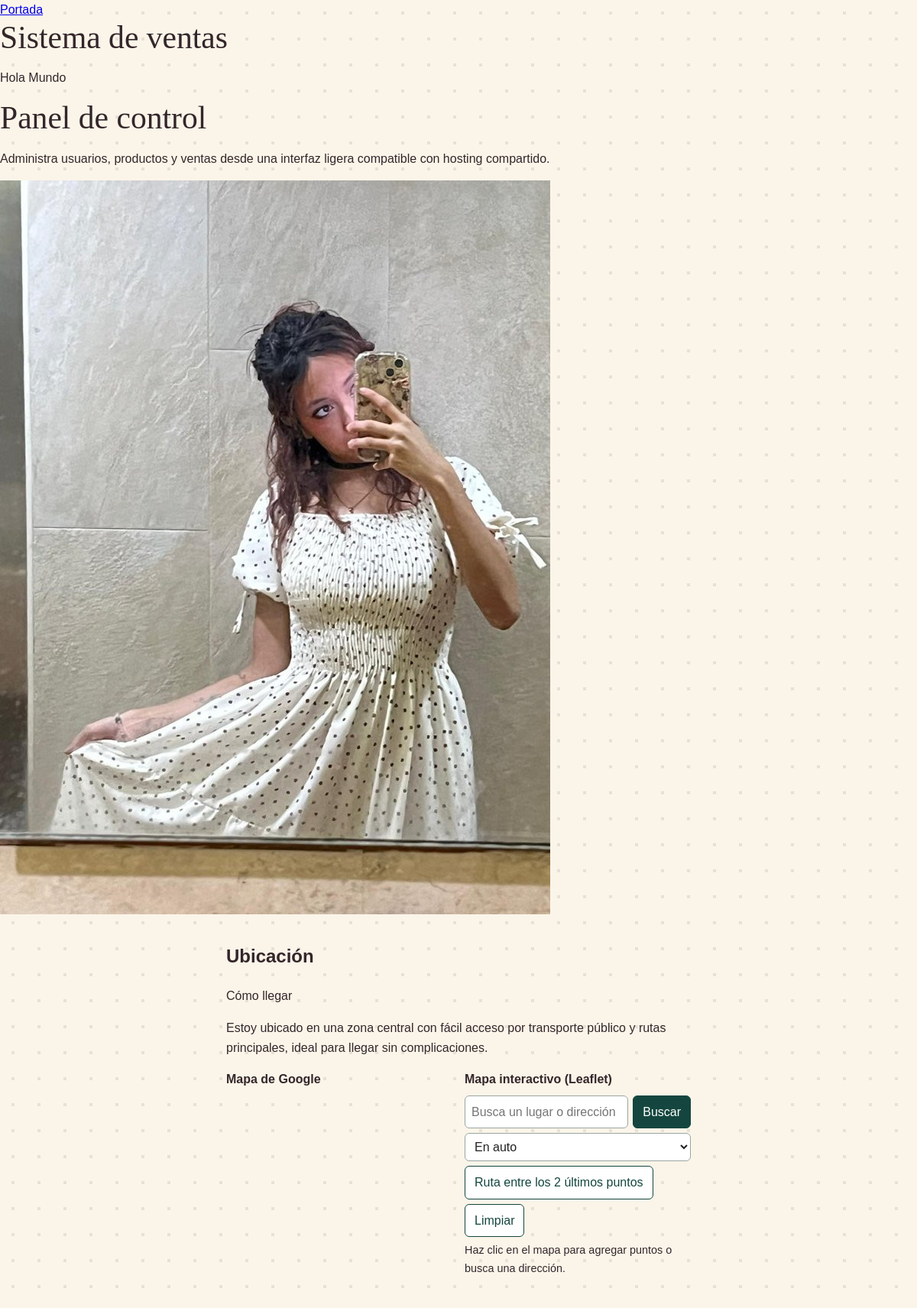
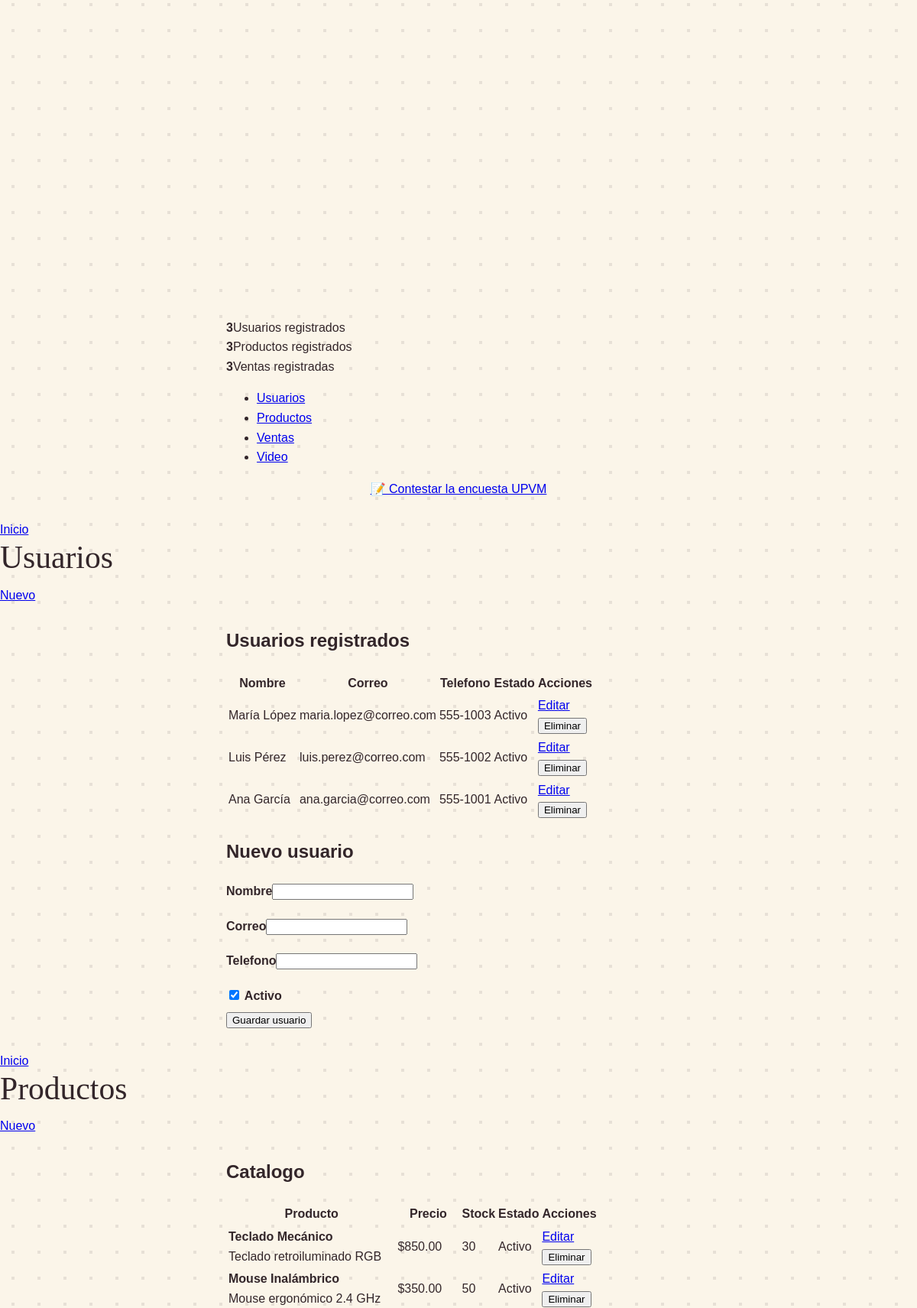
The page / (upper part) on the database its author committed (2 pictures, top to bottom).
### tables this page shows
CREATE TABLE usuarios (
    id_usuario   INT          NOT NULL AUTO_INCREMENT,
    nombre       VARCHAR(100) NOT NULL,
    email        VARCHAR(150) NOT NULL UNIQUE,
    telefono     VARCHAR(20),
    activo       TINYINT(1)   NOT NULL DEFAULT 1,
    created_at   TIMESTAMP    NOT NULL DEFAULT CURRENT_TIMESTAMP,
    updated_at   TIMESTAMP    NOT NULL DEFAULT CURRENT_TIMESTAMP ON UPDATE CURRENT_TIMESTAMP,
    CONSTRAINT pk_usuarios PRIMARY KEY (id_usuario)
);

CREATE TABLE productos (
    id_producto  INT            NOT NULL AUTO_INCREMENT,
    nombre       VARCHAR(150)   NOT NULL,
    descripcion  TEXT,
    precio       DECIMAL(10, 2) NOT NULL,
    stock        INT            NOT NULL DEFAULT 0,
    imagen       VARCHAR(255),   
    activo       TINYINT(1)     NOT NULL DEFAULT 1,
    created_at   TIMESTAMP      NOT NULL DEFAULT CURRENT_TIMESTAMP,
    updated_at   TIMESTAMP      NOT NULL DEFAULT CURRENT_TIMESTAMP ON UPDATE CURRENT_TIMESTAMP,
    CONSTRAINT pk_productos PRIMARY KEY (id_producto),
    CONSTRAINT chk_precio   CHECK (precio >= 0),
    CONSTRAINT chk_stock    CHECK (stock  >= 0)
);

### functions.php (called while the page is built, shortened)
<?php
function e( $value): string
{
    return htmlspecialchars((string) $value, ENT_QUOTES | ENT_SUBSTITUTE, 'UTF-8');
}

### index.php (the view, shortened to what this page needs)
<?php
register_shutdown_function(function () {
    $salida = ob_get_clean();
    echo $salida;
});
require __DIR__ . '/functions.php';
$usuarios = $pdo->query('SELECT * FROM usuarios ORDER BY id_usuario DESC')->fetchAll();
$productos = $pdo->query('SELECT * FROM productos ORDER BY id_producto DESC')->fetchAll();
$ventas = $pdo->query('SELECT v.*, u.nombre AS usuario, p.nombre AS producto FROM ventas v INNER JOIN usuarios u ON u.id_usuario = v.id_usuario INNER JOIN productos p ON p.id_producto = v.id_producto ORDER BY v.id_venta DESC')->fetchAll();
$editUsuario = null;
function checked(bool $value): string { return $value ? ' checked' : ''; }
?>
<!doctype html>
<html lang="es">
<head>
    <link rel="stylesheet" href="https://code.jquery.com/mobile/1.4.5/jquery.mobile-1.4.5.min.css">
    <link rel="stylesheet" href="assets/style.css">
    <link rel="stylesheet" href="https://cdnjs.cloudflare.com/ajax/libs/leaflet/1.9.4/leaflet.css">
</head>
<body>
<div data-role="page" id="inicio">
    <div data-role="header"><a href="inicio.html" data-ajax="false" data-icon="home">Portada</a><h1 class="brand">Sistema de ventas</h1></div>
    <div class="hero"><div class="content hero-inner"><div><p class="eyebrow">Hola Mundo</p><h1>Panel de control</h1><p>Administra usuarios, productos y ventas desde una interfaz ligera compatible con hosting compartido.</p></div><img class="profile-photo" src="assets/mi_foto.jpeg" alt="Foto personal"></div></div>
    <main class="content">
        <section class="panel location-panel">
            <h2>Ubicación</h2>
            <p class="section-label">Cómo llegar</p>
            <p>Estoy ubicado en una zona central con fácil acceso por transporte público y rutas principales, ideal para llegar sin complicaciones.</p>
            <div class="map-grid">
                <div class="map-col">
                    <h3>Mapa de Google</h3>
                    <iframe src="https://www.google.com/maps/embed?pb=!1m18!1m12!1m3!1d2858.2233490563667!2d-99.12777556532178!3d19.64078403283855!2m3!1f0!2f0!3f0!3m2!1i1024!2i768!4f13.1!3m3!1m2!1s0x85d1f43e59c00a9f%3A0xe3c992b6aa422e2c!2sUniversidad%20Polit%C3%A9cnica%20del%20Valle%20de%20M%C3%A9xico!5e0!3m2!1ses-419!2smx!4v1790863623769!5m2!1ses-419!2smx" width="600" height="450" style="border:0;" allowfullscreen="" loading="lazy"></iframe>
                </div>
                <div class="map-col">
                    <h3>Mapa interactivo (Leaflet)</h3>
                    <div class="mapa-controles">
                        <input id="mapa-busqueda" type="text" data-role="none" placeholder="Busca un lugar o dirección" aria-label="Buscar lugar o dirección">
                        <button type="button" id="mapa-buscar" class="mapa-btn" data-role="none">Buscar</button>
                        <select id="mapa-modo" data-role="none" aria-label="Modo de transporte">
                            <option value="driving-car">En auto</option>
                        </select>
                        <button type="button" id="mapa-ruta" class="mapa-btn sec" data-role="none">Ruta entre los 2 últimos puntos</button>
                        <button type="button" id="mapa-limpiar" class="mapa-btn sec" data-role="none">Limpiar</button>
                    </div>
                    <p id="mapa-info" class="mapa-info" aria-live="polite">Haz clic en el mapa para agregar puntos o busca una dirección.</p>
                    <div id="mapa-leaflet" role="application" aria-label="Mapa interactivo"></div>
                </div>
            </div>
        </section>
        <div class="stats"><div class="stat"><strong><?= count($usuarios) ?></strong><span>Usuarios registrados</span></div><div class="stat"><strong><?= count($productos) ?></strong><span>Productos registrados</span></div><div class="stat"><strong><?= count($ventas) ?></strong><span>Ventas registradas</span></div></div>
        <div data-role="navbar"><ul><li><a href="#usuarios" class="ui-btn primary">Usuarios</a></li><li><a href="#productos" class="ui-btn primary">Productos</a></li><li><a href="#ventas" class="ui-btn primary">Ventas</a></li><li><a href="#video" class="ui-btn primary">Video</a></li></ul></div>
        <p style="text-align:center"><a href="encuesta/index.html" data-ajax="false" class="ui-btn ui-btn-inline">📝 Contestar la encuesta UPVM</a></p>
    </main>
</div>
<div data-role="page" id="usuarios">
    <div data-role="header"><a href="#inicio" data-icon="home">Inicio</a><h1>Usuarios</h1><a href="#" onclick="abrirFormulario('usuario-form');return false;" data-icon="plus">Nuevo</a></div>
    <main class="content">
        <section class="panel"><h2>Usuarios registrados</h2><div class="table-wrap"><table><thead><tr><th>Nombre</th><th>Correo</th><th>Telefono</th><th>Estado</th><th>Acciones</th></tr></thead><tbody>
        <?php foreach ($usuarios as $usuario): ?><tr><td><?= e($usuario['nombre']) ?></td><td><?= e($usuario['email']) ?></td><td><?= e($usuario['telefono']) ?></td><td><?= $usuario['activo'] ? 'Activo' : 'Inactivo' ?></td><td class="actions"><a class="ui-btn" data-ajax="false" href="?edit_user=<?= $usuario['id_usuario'] ?>#usuarios">Editar</a><form method="post" data-ajax="false" onsubmit="return confirm('Eliminar este usuario?');"><input type="hidden" name="csrf" value="<?= e(csrfToken()) ?>"><input type="hidden" name="action" value="usuario_delete"><input type="hidden" name="id" value="<?= $usuario['id_usuario'] ?>"><button class="ui-btn danger" type="submit">Eliminar</button></form></td></tr><?php endforeach; ?>
        </tbody></table></div></section>
        <section data-role="collapsible" class="panel" id="usuario-form" data-collapsed="<?= $editUsuario ? 'false' : 'true' ?>"><h2><?= $editUsuario ? 'Editar usuario' : 'Nuevo usuario' ?></h2><form method="post" data-ajax="false"><input type="hidden" name="csrf" value="<?= e(csrfToken()) ?>"><input type="hidden" name="action" value="usuario_save"><input type="hidden" name="return_page" value="usuarios"><input type="hidden" name="id_usuario" value="<?= e($editUsuario['id_usuario'] ?? '') ?>"><div class="form-grid"><label>Nombre<input name="nombre" maxlength="100" required value="<?= e($editUsuario['nombre'] ?? '') ?>"></label><label>Correo<input type="email" name="email" maxlength="150" required value="<?= e($editUsuario['email'] ?? '') ?>"></label><label>Telefono<input name="telefono" maxlength="20" value="<?= e($editUsuario['telefono'] ?? '') ?>"></label><label><input type="checkbox" name="activo" value="1"<?= checked((bool) ($editUsuario['activo'] ?? true)) ?>> Activo</label></div><button class="ui-btn primary" type="submit">Guardar usuario</button></form></section>
    </main>
</div>
<div data-role="page" id="productos">
    <div data-role="header"><a href="#inicio" data-icon="home">Inicio</a><h1>Productos</h1><a href="#" onclick="abrirFormulario('producto-form');return false;" data-icon="plus">Nuevo</a></div>
    <main class="content">
        <section class="panel"><h2>Catalogo</h2><div class="table-wrap"><table><thead><tr><th>Producto</th><th>Precio</th><th>Stock</th><th>Estado</th><th>Acciones</th></tr></thead><tbody>
        <?php foreach ($productos as $producto): ?><tr><td><strong><?= e($producto['nombre']) ?></strong><br><span class="muted"><?= e($producto['descripcion']) ?></span></td><td>$<?= number_format((float) $producto['precio'], 2) ?></td><td><?= e($producto['stock']) ?></td><td><?= $producto['activo'] ? 'Activo' : 'Inactivo' ?></td><td class="actions"><a class="ui-btn" data-ajax="false" href="?edit_product=<?= $producto['id_producto'] ?>#productos">Editar</a><form method="post" data-ajax="false" onsubmit="return confirm('Eliminar este producto?');"><input type="hidden" name="csrf" value="<?= e(csrfToken()) ?>"><input type="hidden" name="action" value="producto_delete"><input type="hidden" name="id" value="<?= $producto['id_producto'] ?>"><button class="ui-btn danger" type="submit">Eliminar</button></form></td></tr><?php endforeach; ?>
        </tbody></table></div></section>
    </main>
</div>
</body>
</html>

### style.css (style rules this page uses)
:root { --crema:#FBF5E9; --tinta:#33262A; --frambuesa:#B23A57; --salvia:#A9BFA3; --rosa:#F3D3D6; --radio:18px; }
* { box-sizing:border-box }
body { margin:0; font-family:'Nunito',sans-serif; color:var(--tinta); line-height:1.6; background-color:var(--crema); background-image:radial-gradient(var(--tinta) 2.2px,transparent 2.4px); background-size:34px 34px; background-position:0 0; }
body::before { content:"";position:fixed;inset:0;background:var(--crema);opacity:.9;z-index:-1 }
main { max-width:640px;margin:28px auto;padding:0 16px }
h1 { font-family:'Caprasimo',serif;font-weight:400;font-size:clamp(1.8rem,6vw,2.6rem);line-height:1.15;margin:0 0 12px }
label,.pregunta { display:block;font-weight:800;margin:20px 0 6px }
select,textarea { width:100%;padding:12px;font:inherit;border:2px solid var(--tinta);border-radius:12px;background:var(--crema) }

### index.php (style rules this page uses)
.location-panel .map-grid { display: grid; grid-template-columns: 1fr 1fr; gap: 16px; margin-top: 12px; }
.location-panel .map-col { min-width: 0; }
.location-panel .map-col h3 { margin: 0 0 8px; font-size: 1rem; }
.location-panel .map-grid iframe { display: block; width: 100%; height: 450px; border: 0; }
#mapa-leaflet { position: relative; z-index: 0; width: 100%; height: 450px; border-radius: 4px; }
.mapa-controles { display: flex; flex-wrap: wrap; gap: 6px; margin-bottom: 6px; }
.mapa-controles input, .mapa-controles select { box-sizing: border-box; padding: 8px; border: 1px solid #9aa5a1; border-radius: 6px; font: inherit; background: #fff; color: #222; }
.mapa-controles input { flex: 1 1 160px; min-width: 0; }
.mapa-btn { padding: 8px 12px; border: 1px solid #14463f; border-radius: 6px; background: #14463f; color: #fff; font: inherit; cursor: pointer; }
.mapa-btn.sec { background: #fff; color: #14463f; }
.mapa-info { margin: 0 0 6px; min-height: 1.3em; font-size: .9rem; }

### rows shown on the page
usuarios: nombre "María López", email "maria.lopez@correo.com", telefono "555-1003", activo "Activo"
usuarios: nombre "Luis Pérez", email "luis.perez@correo.com", telefono "555-1002", activo "Activo"
usuarios: nombre "Ana García", email "ana.garcia@correo.com", telefono "555-1001", activo "Activo"
productos: nombre "Teclado Mecánico", descripcion "Teclado retroiluminado RGB", precio "850.00", stock "30", activo "Activo"
productos: nombre "Mouse Inalámbrico", descripcion "Mouse ergonómico 2.4 GHz", precio "350.00", stock "50", activo "Activo"

### other values the page prints
count($usuarios) "3"
count($productos) "3"
count($ventas) "3"
